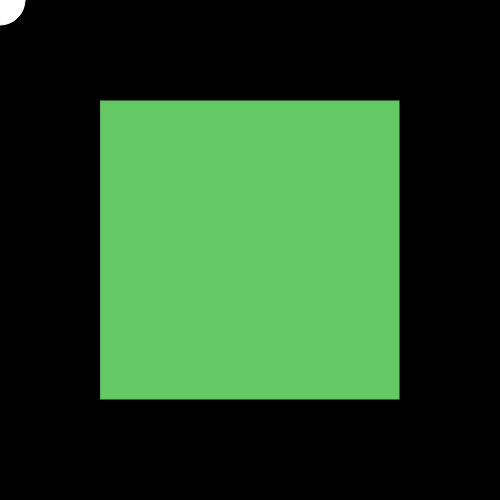
Frame 1 (no input)
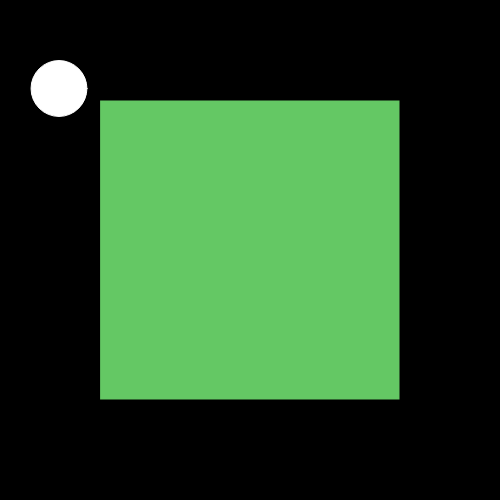
Frame 60 (no input)
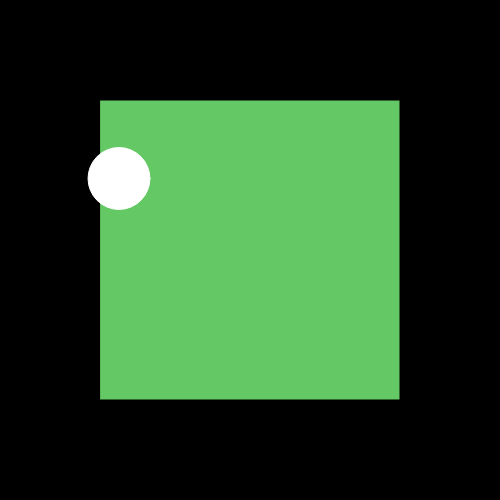
Frame 120 (the mouse pressed at the canvas centre since frame 60)

The p5.js sketch that drew these frames (run headless with seeded random() and noise() and a simulated clock; from frame 60 on, the mouse is pressed at the canvas centre):

// p5.js sketch
// ── sketch.js
// Reference:
//      https://p5js.org/reference/#/p5/erase
gx = 0;
gy = 0;
vx = 1;
vy = 1.5;
rad = 50;
deltaRad = 0.1;

function setup() {
    createCanvas(500, 500);
}

function draw() {
    background(0);

    fill(100, 200, 100);
    rect(100, 100, 300, 300);

    erase();

    

    circle(gx, gy, rad, rad);

    noErase();

    gx += vx;
    gy += vy;

    if(gx < 0 || gx > 500) {
        vx = -vx;
        deltaRad = -deltaRad;
    }
    if(gy < 0 || gy > 500) {
        vy = -vy;
        deltaRad = -deltaRad;
    }
    rad += deltaRad;
}

// ── index2.html
<!DOCTYPE html>
<html lang="en">

<head>
    <meta charset="UTF-8">
    <meta name="viewport" content="initial-scale=1.0">
    <title>P5.js Example</title>
</head>

<body>
    <h1>Erase Level Study</h1>


    <!-- Script -->
    <script src="https://cdn.jsdelivr.net/npm/p5@1.2.0/lib/p5.js"></script>
    <script src="sketch2.js"></script>
    
</body>

</html>
// ── sketch2.js
// Reference:
//      https://p5js.org/reference/#/p5/erase
colorArray = ['red', 'blue', 'orange', 'yellow', 'green', 'purple', 'magenta'];

function setup() {
    createCanvas(500, 500);
    noLoop();
}

function drawRandomCircle() {
    let x = 0;
    let y = 0;
    let r = 0;

    noStroke();

    for (let i = 0; i < 30; i++) {
        x += random(100, 400);
        x = x % 500;
        y += random(100, 400);
        y = y % 500;
        r += random(50, 200);
        r = (r % 300) + 50;

        c = (int)(random(0, 6));
        color = colorArray[i % 6];
        
        
        fill(color);
        circle(x, y, r, r);
    }
}

function draw() {
    //background(0);


    drawRandomCircle();

    let x = 20;
    let y = 20;
    
    for(let level=20; level <= 255; level+=50) {
        erase(level, level); // erase fill, earse stroke
        //erase();
        rect(x, y, 200, 50);

        x += 60;
        y += 80;
        noErase();
    }
    
}
